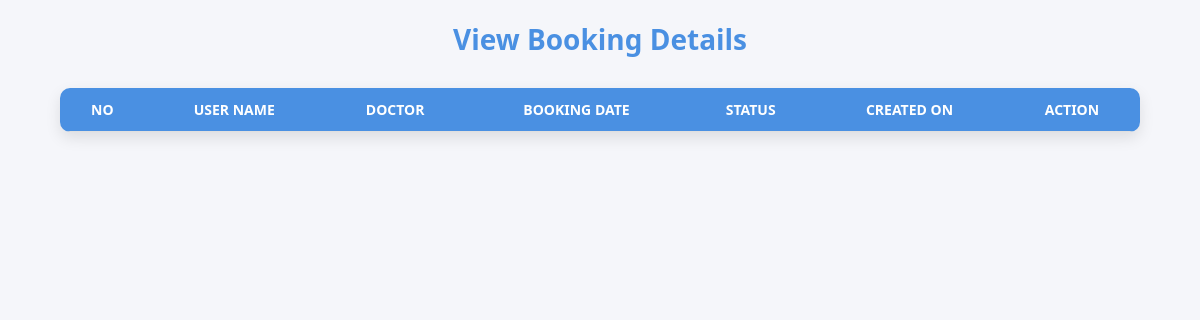
Before: /ViewBooking with the older database file.
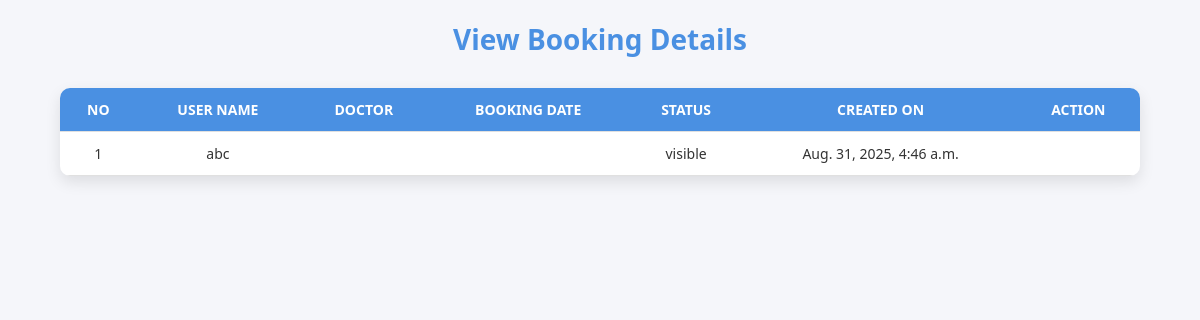
After: the same page with the newer database file.
### healthapp/models.py (models this page shows)
class BookingTable(models.Model):
    USER = models.ForeignKey(UserTable,on_delete=models.CASCADE,blank=True,null=True)
    SCHEDULEID = models.ForeignKey(ScheduleTable,on_delete=models.CASCADE,blank=True,null=True)
    Booking_date = models.DateField(blank=True,null=True)
    Status = models.CharField(max_length=20,blank=True,null=True)
    Created_on = models.DateTimeField(blank=True,null=True, auto_now_add=True)

class UserTable(models.Model):
    UserName = models.CharField(max_length=30,blank=True, null=True)
    Gender = models.CharField(max_length=10, blank=True, null=True)
    DOB = models.DateField(blank=True,null=True)
    E_mail = models.CharField(max_length=30, blank=True, null=True)
    Phone = models.BigIntegerField(blank=True,null=True)
    Address = models.CharField(max_length=100,blank=True,null=True)
    City = models.CharField(max_length=30,blank=True,null=True)
    State = models.CharField(max_length=30,blank=True,null=True)
    Pincode = models.IntegerField(blank=True,null=True)
    LOGIN =models.ForeignKey(LoginTable,on_delete=models.CASCADE,null=True,blank=True)
    Created_at = models.DateTimeField(auto_now_add=True,blank=True,null=True)

### healthapp/views.py (the view)
# urls.py: path("ViewBooking",ViewBooking.as_view(), name="ViewBooking"),
class ViewBooking(View):
    def get(self,request):
        obj = BookingTable.objects.all()
        return render(request, "Doctor/ViewBooking.html",{'val':obj})

### templates/Doctor/viewBooking.html (shortened to what this page needs)
<!DOCTYPE html>
<html lang="en">
<head>
</head>
<body>
  <h1>View Booking Details</h1>
  <table>
      <tr>
          <th>No</th>
          <th>User Name</th>
          <th>Doctor</th>
          <th>Booking Date</th>
          <th>Status</th>
          <th>Created On</th>
          <th>Action</th>
      </tr>
      {% for i in val %}
      <tr>
           <td>{{ forloop.counter }}</td>
           <td>{{ i.USER.UserName }}</td>
           <td>{{ i.SCHEDULEID.DOCTOR.UserName }}</td>
           <td>{{ i.SCHEDULEID.Day_of_week }}</td>
           <td>{{ i.Status }}</td>
           <td>{{ i.Created_on }}</td>
           <td>
          </td>
      </tr>
      {% endfor %}
  </table>
</body>
</html>

Changed rows visible on the page:
added BookingTable: USER.UserName "abc", Status "visible", Created_on "Aug. 31, 2025, 4:46 a.m."
